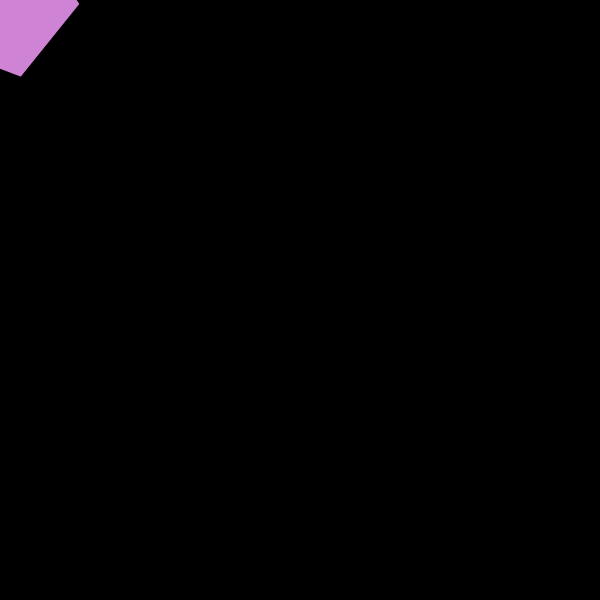
Frame 1 (no input)
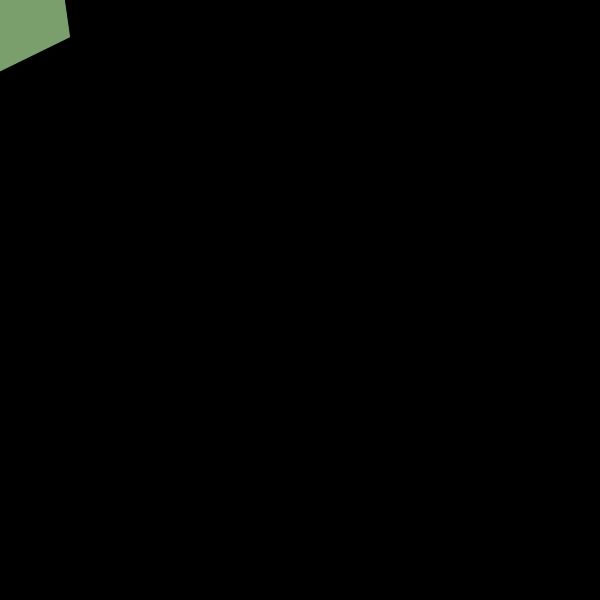
Frame 60 (no input)
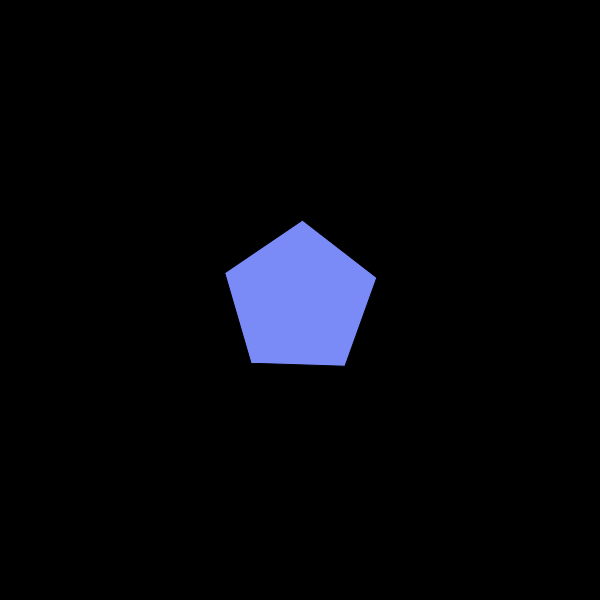
Frame 120 (the mouse pressed at the canvas centre since frame 60)

The p5.js sketch that drew these frames (run headless with seeded random() and noise() and a simulated clock; from frame 60 on, the mouse is pressed at the canvas centre):

// p5.js sketch
// ── sketch.js
function setup() {
    createCanvas(600, 600);
}

function draw() {
    background(0)
    fill(random(100,250), random(100,250), random(100,250))
    frameRate(25);

    push()
    translate(mouseX, mouseY)
    rotate(frameCount / 20)
    polygon(0, 0, 80, 5)
    pop()
}

function polygon(x, y, radius, nSides) {
    let angle = TWO_PI / nSides
    beginShape()
    for (let a = 0; a < TWO_PI; a += angle) {
        let nextX = x + cos(a) * radius
        let nextY = y + sin(a) * radius
        vertex(nextX, nextY)
    }
    endShape(CLOSE)
}
// ── sketchAgain.js
function draw() {
    createCanvas(windowWidth, windowHeight)
    background(0);
    randomSeed(1000);
    const count = 50
    
    // draw random squares
    for (let i = 0; i < count; i++) {
        noStroke();
        fill(random(100, 255), random(100, 255), random(100, 255));
        rect(random(width), random(height), random(width), random(height))
    }  
    
    // i'd like them to just fill up the screen
    // then tweak transparency?
    // blend?

      // max hue, max saturation, max brightness
        // colorMode(HSB, 360, 100, 100)
}
